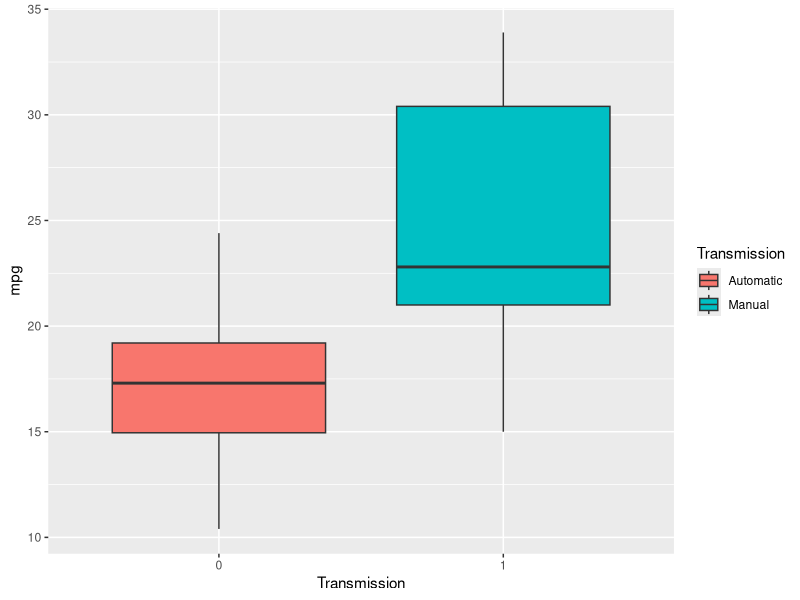
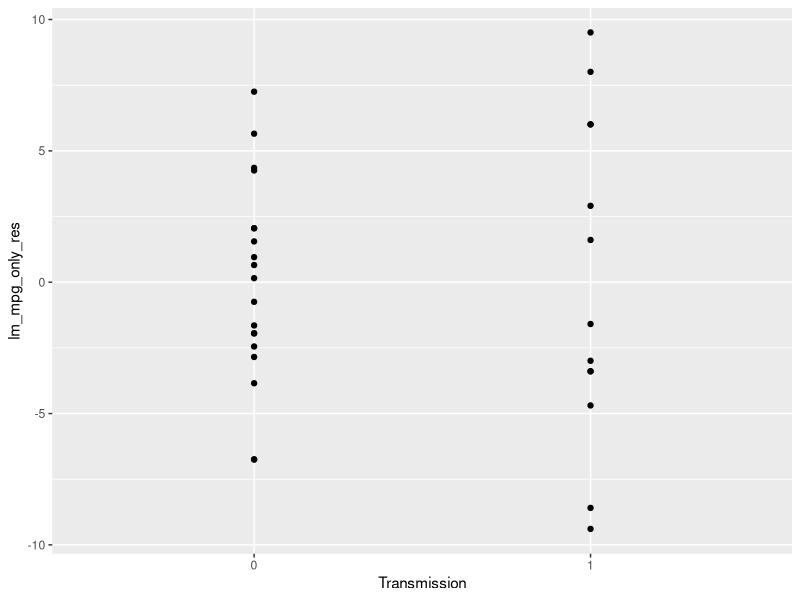
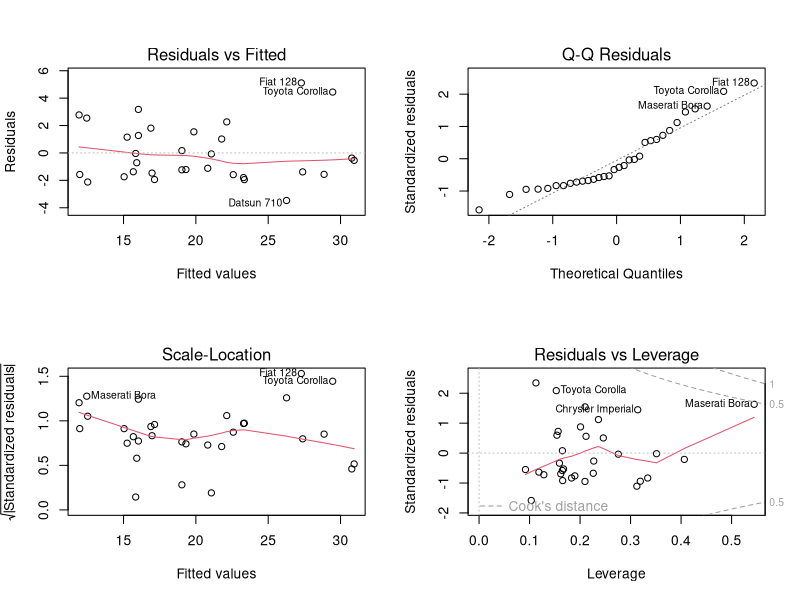

The R source for these figures, in order:
## ---- chunk 1
knitr::opts_chunk$set(echo = FALSE)
knitr::opts_chunk$set(message = FALSE)
library(ggplot2, quietly = TRUE)
library(dplyr, quietly = TRUE, warn.conflicts = FALSE)
data("mtcars")
mtcars -> motorcars
## ---- chunk 2
knitr::opts_chunk$set(echo = FALSE)
knitr::opts_chunk$set(message = FALSE)
motorcars <- rename(motorcars, Transmission = am)
motorcars$Transmission <- as.factor(motorcars$Transmission)
## ---- chunk 3
t.test(motorcars$mpg ~ motorcars$Transmission)
## ---- chunk 4
lm_mpg_only <- lm(mpg ~ Transmission, data = motorcars)  
summary(lm_mpg_only)$coefficients
print( c("R Squared =", summary(lm_mpg_only)$r.squared) )
## ---- chunk 5
lm_mpg_all <- lm(mpg ~ . , data = motorcars)  
summary(lm_mpg_all)$coefficients
## ---- chunk 6
knitr::opts_chunk$set(echo = FALSE)
knitr::opts_chunk$set(message = FALSE)
correlations <- cor(mtcars)
correlations[1, ]
## ---- chunk 7
lm_mpg_all_correlated <- lm(mpg ~ Transmission + cyl + disp + hp + wt, data = motorcars)
## ---- chunk 8
lm_mpg_with_interaction <- lm(mpg ~ Transmission + Transmission:wt + cyl + disp + hp + wt, data = motorcars)
summary(lm_mpg_with_interaction)
## ---- chunk 9
sumCoef <- summary(lm_mpg_with_interaction)$coefficients
int_Transmission <- (sumCoef[2,1] + c(-1, 1) * qt(.975, df = lm_mpg_with_interaction$df) * sumCoef[2, 2])
int_weight <- (sumCoef[7,1] + c(-1, 1) * qt(.975, df = lm_mpg_with_interaction$df) * sumCoef[7, 2])
writeLines("Transmission = ")
int_Transmission
writeLines("Weight = ")
int_weight
## ---- chunk 10
knitr::opts_chunk$set(echo = FALSE)
knitr::opts_chunk$set(message = FALSE)
plot1 <- ggplot(motorcars, aes(Transmission, mpg, fill=Transmission))
plot1 + geom_boxplot() + scale_fill_discrete(name = "Transmission", labels = c("Automatic", "Manual"))
## ---- chunk 11
knitr::opts_chunk$set(echo = FALSE)
knitr::opts_chunk$set(message = FALSE)
lm_mpg_only_res <- resid(lm_mpg_only)
plot2 <- ggplot(motorcars, aes(x = Transmission, y = lm_mpg_only_res))
plot2 + geom_point()
## ---- chunk 12
knitr::opts_chunk$set(echo = FALSE)
knitr::opts_chunk$set(message = FALSE)
par(mfrow = c(2,2))
plot(lm_mpg_with_interaction)
## ---- chunk 13
anova(lm_mpg_only, lm_mpg_with_interaction, lm_mpg_all_correlated, lm_mpg_all)
